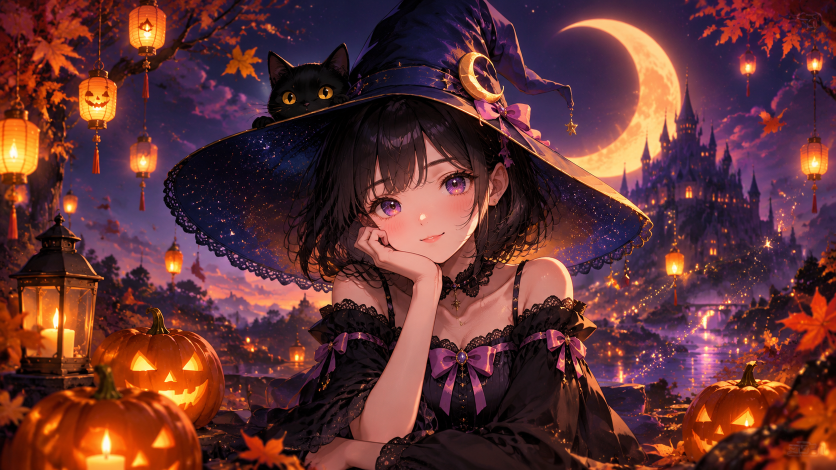
#> input picture art-raw/char.png, 1672 x 940 px, found by its file name (shown at 1/2 size)
$ python prepare_art.py
#> lines starting #> are read from the running program, lines starting #| are printed output that depends on the picture
"""把 gpt-image-2 出的万圣节插画对齐成主题需要的尺寸（drop-in 替换底座素材）。

原版尺寸：char.png 1024×687（右透水印式立绘）/ char-awake.png 1248×832 /
         og-image.png 1200×630 / preview.png 1280×640（preview 用截图生成，不走这里）

源目录优先用 art-raw/v2-teal（深青方案，按用户新参考图出图），没有才回落 art-raw。
"""
import pathlib
import sys

from PIL import Image

ROOT = pathlib.Path('/root/komari-halloween')
_V3 = ROOT / 'art-raw' / 'v3-faithful'
_V2 = ROOT / 'art-raw' / 'v2-teal'
# 优先级：v3-faithful（忠实还原参考图，帽子已修正）> v2-teal > art-raw
ART = _V3 if (_V3 / 'char.png').exists() else (_V2 if (_V2 / 'char.png').exists() else ROOT / 'art-raw')


def fit(src_path, size, out_path):
#> called with size = (1024, 687)
    im = Image.open(src_path).convert('RGB')
#> im is the input picture: PIL image 1672x940 RGB; mean R, G, B 98, 51.1, 52.1
    W, H = im.size
#> W = 1672; H = 940
    tw, th = size
    r = tw / th
    if W / H > r:                      # 原图更宽 → 裁两侧
        nw = int(H * r)
#> nw = 1401
        box = ((W - nw) // 2, 0, (W + nw) // 2, H)
#> box = (135, 0, 1536, 940)
    else:                              # 原图更高 → 裁上下
        nh = int(W / r)
        box = (0, (H - nh) // 2, W, (H + nh) // 2)
    out = im.crop(box).resize(size, Image.LANCZOS)
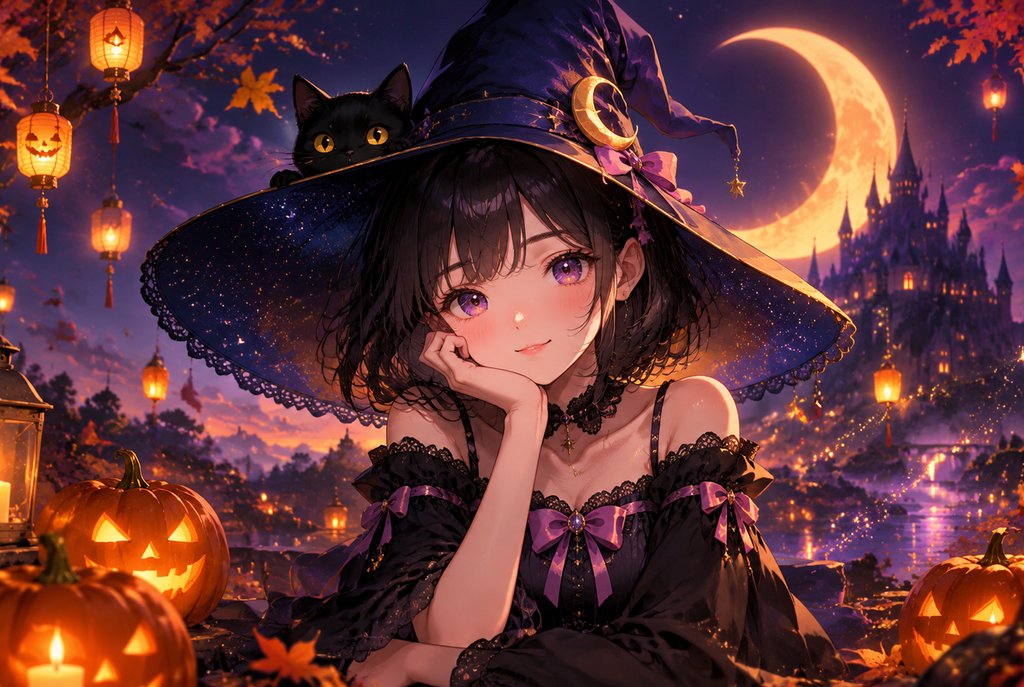
#> out: PIL image 1024x687 RGB; mean R, G, B 95.8, 52.2, 55.4
    out_path.parent.mkdir(parents=True, exist_ok=True)
    out.save(out_path, optimize=True)
#> (the run stopped early here; a loop or call above may not have finished)
